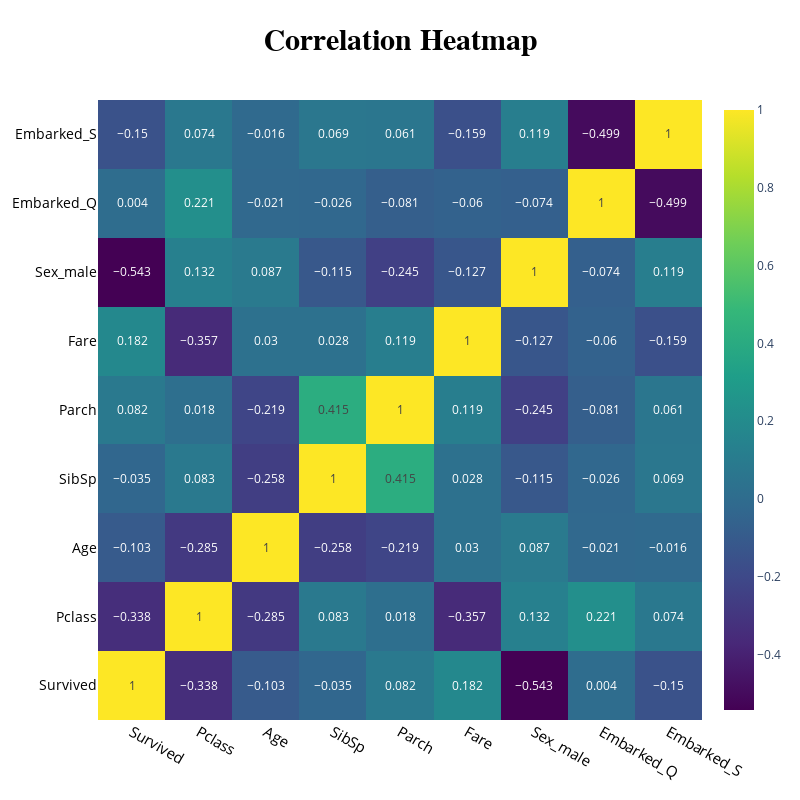

The code cell stored with this chart in its notebook:
### Code cell
corr_matrix = df.corr()
corr_matrix_round = corr_matrix.round(3)
fig = go.Figure(data=go.Heatmap(
                z=np.array(corr_matrix_round),
                x=corr_matrix.columns,
                y=corr_matrix.index,
                colorscale = 'viridis',
                texttemplate="%{z}"
                
))

fig.update_xaxes(tickfont_size=15, color ='black')
fig.update_yaxes(tickfont_size=14, color ='black')

fig.update_layout(
    title="<b>Correlation Heatmap</b>",title_font_family="Times New Roman",title_font=dict(size=30),title_font_color="black",
    title_x=0.5, 
   )
fig.layout.height = 800
fig.layout.width = 800

fig.show()

### Figure 1 — Plotly figure (JSON) as saved in the notebook; plotly's stock layout.template omitted (floating-point values rounded to 4 significant figures)
{"data": [{"colorscale": [[0, "#440154"], [0.1111, "#482878"], [0.2222, "#3e4989"], [0.3333, "#31688e"], [0.4444, "#26828e"], [0.5556, "#1f9e89"], [0.6667, "#35b779"], [0.7778, "#6ece58"], [0.8889, "#b5de2b"], [1, "#fde725"]], "texttemplate": "%{z}", "type": "heatmap", "x": ["Survived", "Pclass", "Age", "SibSp", "Parch", "Fare", "Sex_male", "Embarked_Q", "Embarked_S"], "y": ["Survived", "Pclass", "Age", "SibSp", "Parch", "Fare", "Sex_male", "Embarked_Q", "Embarked_S"], "z": [[1.0, -0.338, -0.103, -0.035, 0.082, 0.182, -0.543, 0.004, -0.15], [-0.338, 1.0, -0.285, 0.083, 0.018, -0.357, 0.132, 0.221, 0.074], [-0.103, -0.285, 1.0, -0.258, -0.219, 0.03, 0.087, -0.021, -0.016], [-0.035, 0.083, -0.258, 1.0, 0.415, 0.028, -0.115, -0.026, 0.069], [0.082, 0.018, -0.219, 0.415, 1.0, 0.119, -0.245, -0.081, 0.061], [0.182, -0.357, 0.03, 0.028, 0.119, 1.0, -0.127, -0.06, -0.159], [-0.543, 0.132, 0.087, -0.115, -0.245, -0.127, 1.0, -0.074, 0.119], [0.004, 0.221, -0.021, -0.026, -0.081, -0.06, -0.074, 1.0, -0.499], [-0.15, 0.074, -0.016, 0.069, 0.061, -0.159, 0.119, -0.499, 1.0]]}], "layout": {"height": 800, "title": {"font": {"color": "black", "family": "Times New Roman", "size": 30}, "text": "<b>Correlation Heatmap</b>", "x": 0.5}, "width": 800, "xaxis": {"color": "black", "tickfont": {"size": 15}}, "yaxis": {"color": "black", "tickfont": {"size": 14}}}}
